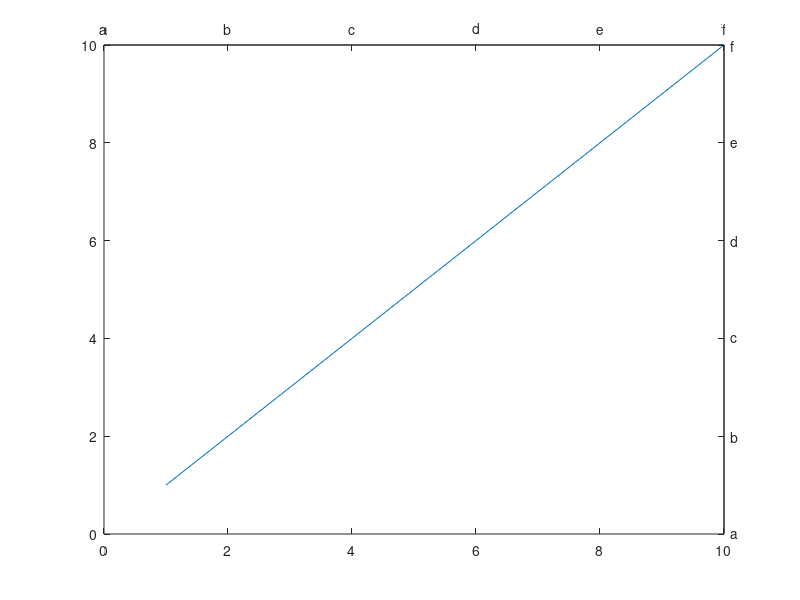

Source code (MATLAB):
close all
clear

plot(1:10);

% First, store the handle to those axes.

% Next create a second set of axes, 

% position This on top of the first and make it transparent.

ax1=gca;

ax2 = axes('Position', get(ax1, 'Position'),'Color', 'none');

set(ax2, 'XAxisLocation', 'top','YAxisLocation','Right');

% set the same Limits and Ticks on ax2 as on ax1;

set(ax2, 'XLim', get(ax1, 'XLim'),'YLim', get(ax1, 'YLim'));

set(ax2, 'XTick', get(ax1, 'XTick'), 'YTick', get(ax1, 'YTick'));

OppTickLabels = {'a' 'b' 'c' 'd' 'e' 'f' 'g' 'h' 'i' 'j' 'k'}

% Set the x-tick and y-tick  labels for the second axes

set(ax2, 'XTickLabel', OppTickLabels,'YTickLabel',OppTickLabels);
